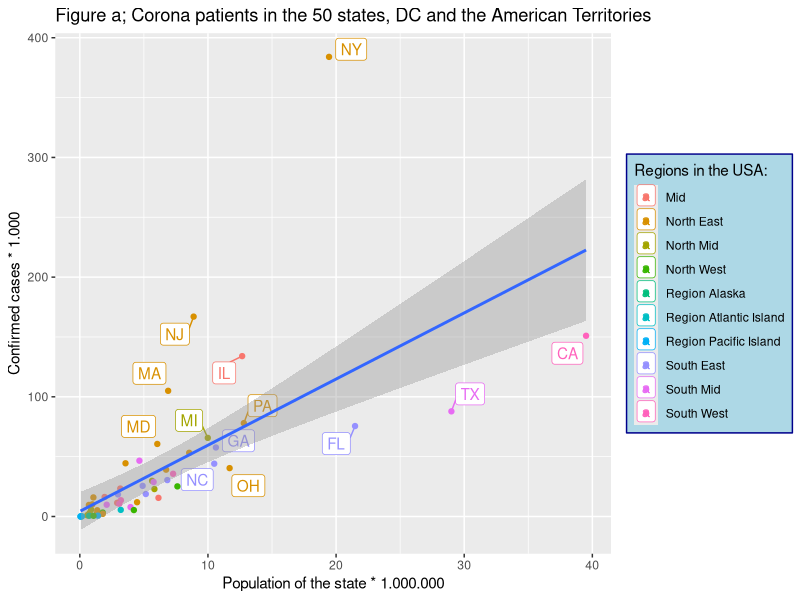
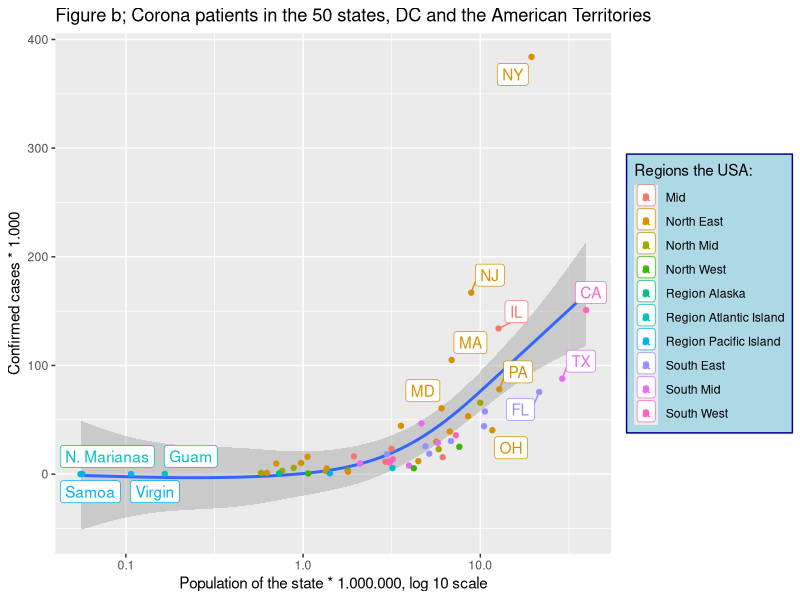
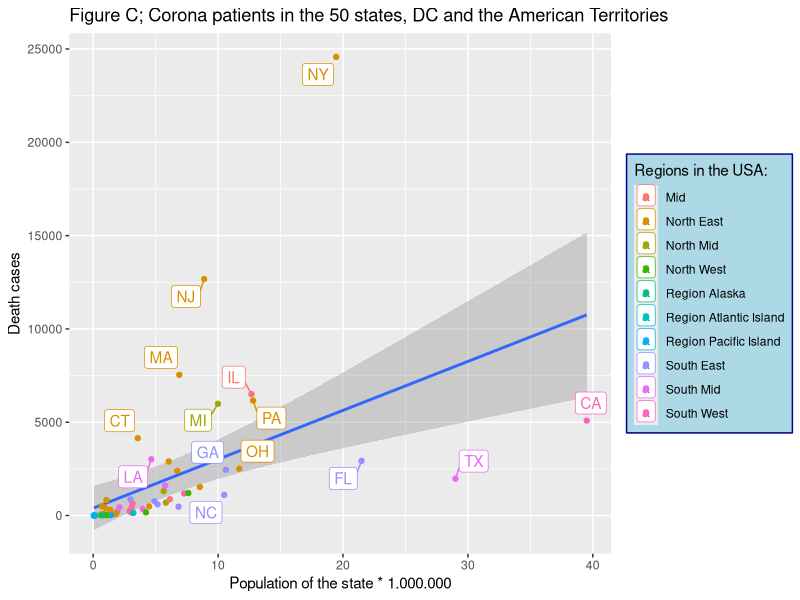
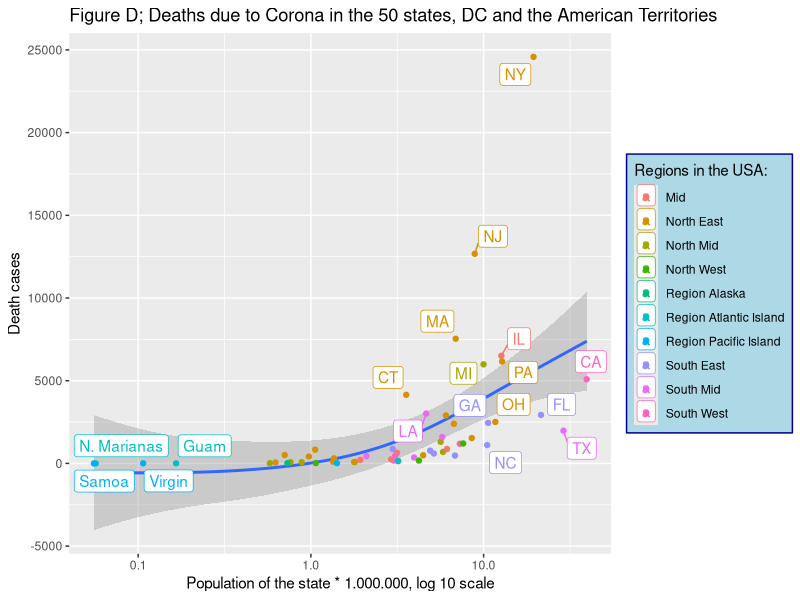
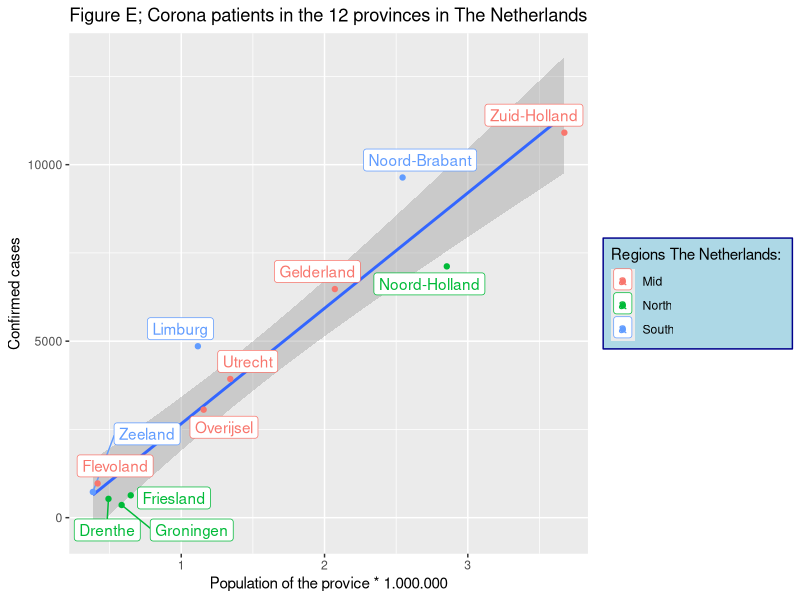
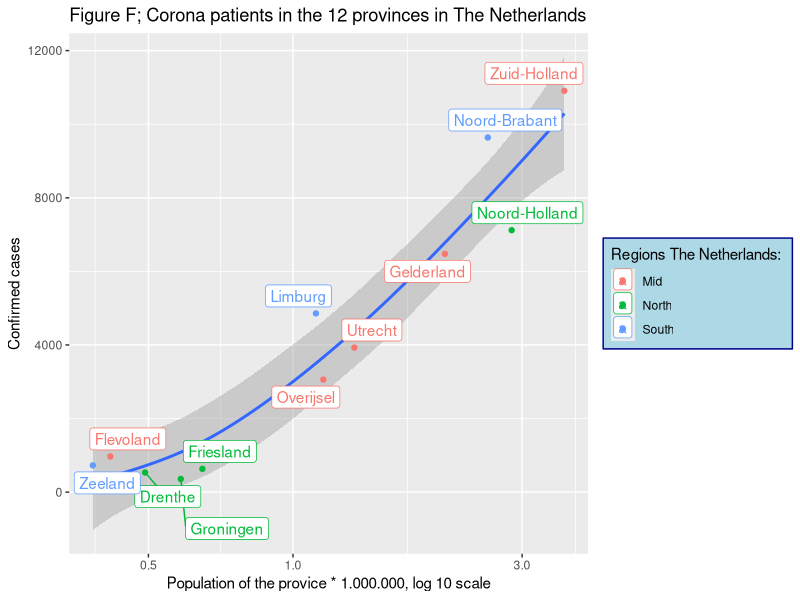
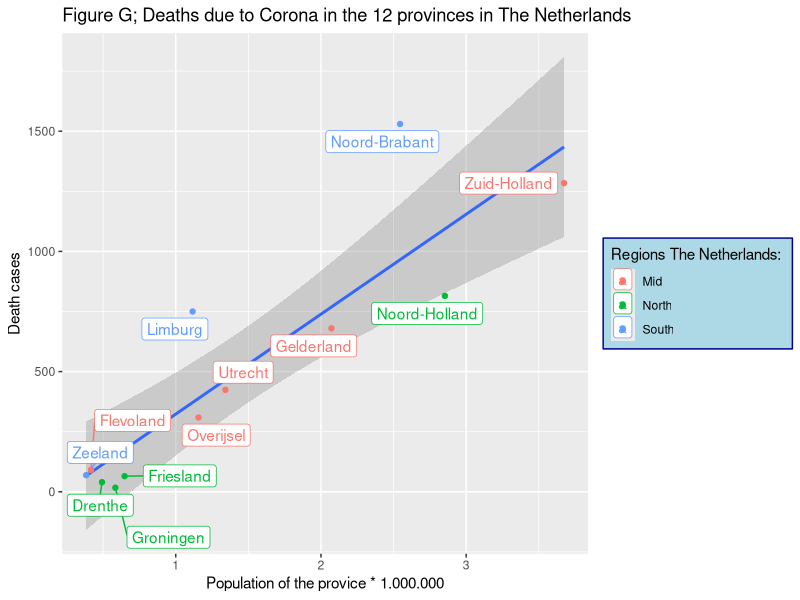
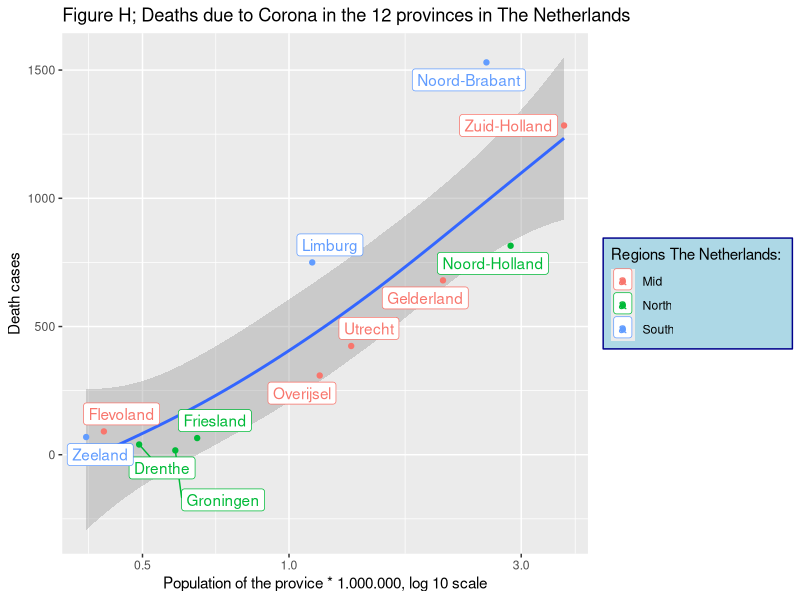

Write R code to recreate these figures, in order.
## ---- chunk 1
library(tidyverse)
library(knitr)
library(kableExtra)
library(ggrepel)
## ---- chunk 2
# For the descriptions about each vector and object, check the original file.

state_USA <- c("New York", "New Jersey", "California", "Illinois", "Massachusetts", "Texas", "Pennsylvania", "Florida", "Michigan", "Maryland", "Georgia", "Virginia", "Louisiana", "Connecticut", "North Carolina", "Ohio", "Indiana", "Arizona", "Tennessee", "Minnesota", "Colorado", "Alabama", "Washington", "Iowa", "Wisconsin", "South Carolina", "Missisipi", "Nebraska", "Rhode Island", "Missouri", "Utah", "Kentucky", "Arkansas", "Kansas", "Nevada", "Delaware", "New Mexico", "District of Columbia", "Oklahoma", "South Dakota", "Puerto Rico", "Oregon", "New Hampshire", "Idaho", "North Dakota", "Maine", "West Virginia", "Vermont", "Wyoming", "Hawaï", "Alaska", "Montana", "Guam", "US Virgin Islands", "Northern Mariana Islands", "American Samoa")

Alphabetic <- c(35, 33, 6, 16, 24, 48, 42, 11, 25, 23, 12, 52, 21, 8, 36, 39, 17, 4, 47, 26, 7, 1, 53, 18, 55, 45, 27, 30, 44, 28, 50, 20, 5, 19, 31, 9, 34, 10, 40, 46, 43, 41, 32, 15, 37, 22, 54, 51, 56, 14, 2, 29, 13, 49, 38, 3)

region_USA <- c("North East", "North East", "South West", "Mid", "North East", "South Mid", "North East", "South East", "North Mid", "North East", "South East", "North East", "South Mid", "North East", "South East", "North East", "North East", "South West", "South East", "North Mid", "South Mid", "South East", "North West", "Mid", "North Mid", "South East", "South East", "Mid", "North East", "Mid", "South West", "North East", "South Mid", "Mid", "South West", "North East", "South Mid", "North East", "South Mid", "North Mid", "Region Atlantic Island", "North West", "North East", "North West", "North Mid", "North East", "North East", "North East", "North Mid", "Region Pacific Island", "Region Alaska", "North West", "Region Atlantic Island", "Region Pacific Island", "Region Atlantic Island", "Region Pacific Island")
  
abbs_states_USA <- c("NY", "NJ", "CA", "IL", "MA", "TX", "PA", "FL", "MI", "MD", "GA", "VA", "LA", "CT", "NC", "OH", "IN", "AZ", "TN", "MN", "CO", "AL", "WA", "IA", "WI", "SC", "MS", "NE", "RI", "MO", "UT", "KY", "AR", "KS", "NV", "DE", "NM", "DC", "OK", "SD", "P. Rico", "OR", "NH", "ID", "ND", "ME", "WV", "VT", "WY", "HI", "AK", "MT", "Guam", "Virgin", "N. Marianas", "Samoa")

confirmed_cases_USA <- c(384000, 167000, 151000, 134000, 105000, 87854, 77999, 75568, 65672, 60613, 57681, 53211, 46619, 44461, 44119, 40424, 39146, 35691, 30432, 29795, 28822, 25615, 25171, 23350, 22932, 18795, 18483, 16315, 15947, 15585, 13577, 11945, 11547, 11419, 10678, 10173, 9845, 9654, 7848, 5742, 5536, 5377, 5209, 3353, 3016, 2721, 2233, 1119, 1027, 728, 625, 573, 185, 72, 30, 0)

recovered_cases_USA <- c(NA, NA, NA, NA, 84621, 58341, 56939, NA, 42041, NA, NA, NA, 33904, NA, 23653, NA, NA, NA, 19896, NA, NA, 13508, NA, 14265, 16837, 8682, 13356, 9229, NA, NA, 7935, 3379, 7351, NA, NA, 6062, 4160, 1143, 6391, 4755, NA, 2396, 3665, 2684, 2573, 2105, 1553, 907, 815, 629, 403, 489, 169, 64, 13, NA)
  
death_cases_USA <- c(24579, 12676, 5089, 6507, 7538, 1976, 6162, 2931, 5990, 2900, 2451, 1534, 3014, 4146, 1109, 2508, 2396, 1188, 475, 1305, 1595, 773, 1204, 644, 694, 600, 868, 212, 833, 872, 139, 493, 171, 245, 462, 414, 440, 506, 359, 74, 146, 173, 308, 87, 74, 100, 86, 55, 18, 17, 12, 18, 5, 6, 2, 0)


population_states_USA <- c(19450000, 8882000, 39510000, 12670000, 6893000, 29000000, 12800000, 21480000, 9987000, 6046000, 10620000, 8536000, 4649000, 3565000, 10490000, 11690000, 6732000, 7279000, 6829000, 5640000, 5759000, 4903000, 7615000, 3155000, 5822000, 5149000, 2976000, 1934000, 1059000, 6137000, 3206000, 4468000, 3018000, 2913000, 3080000, 973764, 2097000, 705749, 3957000, 884659, 3194000, 4218000, 1360000, 1787000, 762062, 1344000, 1792000, 623989, 578759, 1416000, 731545, 1069000, 165768, 106977, 56882, 55465)

population_USA <- sum(population_states_USA)
confirmed_cases_total_USA <- sum(confirmed_cases_USA)
death_cases_total_USA <- sum(death_cases_USA)
  
confirmed_rate_percent_states_USA <- confirmed_cases_total_USA / population_USA * 100
death_rate_percent_states_USA <- death_cases_total_USA / population_USA * 100
  
province_NL <- c("Groningen", "Friesland", "Drenthe", "Overijsel", "Flevoland", "Gelderland", "Utrecht", "Noord-Holland", "Zuid-Holland", "Zeeland", "Noord-Brabant", "Limburg")
  
region_NL <- c("North", "North", "North", "Mid", "Mid", "Mid", "Mid", "North", "Mid", "South", "South", "South")

population_provices_NL <-  c(583990, 647672, 492167, 1156431, 416546, 2071972, 1342158, 2853359, 3673893, 383032, 2544806, 1116137)

confirmed_cases_NL <- c(358, 632, 533, 3059, 969, 6476, 3929, 7119, 10907, 728, 9637, 4857)

hospital_cases_NL <- c(75, 131, 116, 549, 268, 1510, 880, 1642, 2172, 152, 2774, 1567)

death_cases_NL <- c(17, 65, 40, 309, 91, 680, 424, 815, 1284, 69, 1530, 750)

Countrie_vector <- c("NL", "NL", "NL", "NL", "NL", "NL", "NL", "NL", "NL", "NL", "NL", "NL", "USA", "USA", "USA", "USA", "USA", "USA", "USA", "USA", "USA", "USA", "USA", "USA", "USA", "USA", "USA", "USA", "USA", "USA", "USA", "USA", "USA", "USA", "USA", "USA", "USA", "USA", "USA", "USA", "USA", "USA", "USA", "USA", "USA", "USA", "USA", "USA", "USA", "USA", "USA", "USA", "USA", "USA", "USA", "USA", "USA", "USA", "USA", "USA", "USA", "USA", "USA", "USA", "USA", "USA", "USA", "USA")


day <- c("03 04 2020", "03 05 2020", "03 06 2020", "03 07 2020", "03 08 2020", "03 09 2020", "03 10 2020", "03 11 2020", "03 12 2020", "03 13 2020", "03 14 2020", "03 15 2020", "03 16 2020", "03 17 2020", "03 18 2020", "03 19 2020", "03 20 2020", "03 21 2020", "03 22 2020", "03 23 2020", "03 24 2020", "03 25 2020", "03 26 2020", "03 27 2020", "03 28 2020", "03 29 2020", "03 30 2020", "03 31 2020", "04 01 2020", "04 02 2020", "04 03 2020", "04 04 2020", "04 05 2020", "04 06 2020", "04 07 2020", "04 08 2020", "04 09 2020", "04 10 2020", "04 11 2020", "04 12 2020", "04 13 2020", "04 14 2020", "04 15 2020", "04 16 2020", "04 17 2020", "04 18 2020", "04 19 2020", "04 20 2020", "04 21 2020", "04 22 2020", "04 23 2020", "04 24 2020", "04 25 2020", "04 26 2020", "04 27 2020", "04 28 2020", "04 29 2020", "04 30 2020", "05 01 2020", "05 02 2020", "05 03 2020", "05 04 2020", "05 05 2020", "05 06 2020", "05 07 2020", "05 08 2020", "05 09 2020", "05 10 2020", "05 11 2020", "05 12 2020", "05 13 2020", "05 14 2020", "05 15 2020", "05 16 2020", "05 17 2020", "05 18 2020", "05 19 2020", "05 20 2020", "05 21 2020", "05 22 2020", "05 23 2020", "05 24 2020", "05 25 2020", "05 26 2020", "05 27 2020", "05 28 2020", "05 29 2020", "05 30 2020", "05 31 2020", "06 01 2020", "06 02 2020", "06 03 2020", "06 04 2020", "06 05 2020", "06 06 2020", "06 07 2020", "06 08 2020", "06 09 2020", "06 10 2020", "06 11 2020", "06 12 2020", "06 13 2020", "06 14 2020", "06 15 2020", "06 16 2020", "06 17 2020", "06 18 2020")


total_new_confirmed_cases_USA <- c(26, 64, 77, 101, 144, 148, 291, 269, 393, 565, 662, 676, 872, 1291, 2410, 3948, 5417, 6271, 8631, 10410, 9939, 12226, 17050, 19046, 20093, 19118, 20463, 25305, 26756, 28879, 32525, 33725, 25717, 29359, 30512, 32282, 34243, 33578, 31869, 28057, 24685, 25987, 29465, 32076, 30915, 28084, 26013, 25132, 25178, 29246, 31277, 35930, 34782, 26858, 22042, 24359, 25869, 29637, 32964, 30531, 25382, 21278, 22226, 24805, 27514, 27095, 27421, 20697, 17779, 21486, 20549, 26762, 25382, 24527, 19731, 21109, 19662, 22368, 25028, 22206, 22717, 20253, 18554, 16682, 18636, 23016, 23575, 21385, 21696, 16040, 20039, 22162, 21004, 23292, 20865, 18535, 16301, 17180, 20244, 17849, 24421, 25891, 21191, 18307, 23047, 23624, 27082)


total_new_death_cases_USA <- c(2, 0, 3, 5, 2, 5, 5, 6, 4, 8, 7, 6, 14, 21, 26, 52, 55, 68, 110, 111, 162, 225, 253, 433, 447, 392, 554, 821, 940, 1075, 1185, 1353, 1175, 1212, 1928, 1936, 1856, 2078, 1899, 1493, 1462, 2378, 2438, 2141, 2080, 1743, 1634, 1643, 2624, 2119, 1840, 2053, 1825, 1161, 1237, 2204, 2536, 2083, 1794, 1668, 1117, 877, 2435, 2701, 1971, 1695, 1555, 945, 840, 1591, 1715, 1858, 1524, 1231, 785, 792, 1425, 1528, 1286, 1262, 1089, 646, 504, 634, 1379, 1216, 1175, 979, 605, 478, 1039, 1004, 909, 849, 725, 448, 491, 926, 847, 826, 759, 654, 345, 384, 739, 742, 694)

total_new_confirmed_cases_NL <- c(0, 0, 46, 60, 76, 57, 61, 121, 111, 190, 155, 176, 278, 292, 346, 409, 534, 637, 573, 545, 811, 852, 1019, 1172, 1159, 1104, 884, 845, 1091, 1083, 1026, 904, 1224, 952, 777, 969, 1213, 1335, 1316, 1174, 964, 868, 734, 1061, 1235, 1140, 1066, 750, 729, 708, 887, 806, 655, 655, 400, 171, 386, 514, 475, 445, 335, 199, 317, 232, 455, 319, 289, 245, 161, 196, 227, 270, 200, 189, 125, 146, 108, 198, 253, 188, 176, 172, 209, 133, 190, 182, 176, 131, 185, 103, 102, 86, 209, 210, 183, 239, 165, 164, 184, 164, 210, 179, 143, 165, 139, 117, 115)

total_new_death_cases_NL <- c(0, 0, 1, 0, 2, 1, 0, 1, 0, 5, 2, 8, 4, 19, 15, 18, 30, 30, 43, 34, 63, 80, 78, 112, 93, 132, 93, 175, 134, 166, 148, 164, 115, 101, 234, 147, 148, 115, 132, 94, 86, 122, 189, 181, 144, 142, 83, 67, 165, 138, 123, 112, 120, 66, 43, 48, 145, 84, 98, 94, 69, 26, 86, 36, 84, 71, 63, 18, 16, 54, 52, 28, 53, 27, 10, 14, 21, 33, 27, 13, 23, 11, 8, 26, 15, 32, 28, 20, 5, 6, 5, 10, 13, 15, 6, 2, 3, 15, 11, 2, 9, 4, 2, 6, 5, 4, 4) 

vector_a <- confirmed_cases_NL
vector_b <- population_provices_NL
vector_c <- death_cases_NL 
vector_d <- confirmed_cases_USA
vector_e <- population_states_USA
vector_f <- death_cases_USA

conf_rate_vector_nl <- c(vector_a/vector_b)
death_rate_vector_nl <- c(vector_c/vector_b)
conf_rate_vector_usa <- c(vector_d/vector_e)
death_rate_vector_usa <- c(vector_f/vector_e)
conf_rate_vector <- c(conf_rate_vector_nl, conf_rate_vector_usa)
death_rate_vector <- c(death_rate_vector_nl, death_rate_vector_usa)
Countrie <- c("NL", "NL", "NL", "NL", "NL", "NL", "NL", "NL", "NL", "NL", "NL", "NL", "USA", "USA", "USA", "USA", "USA", "USA", "USA", "USA", "USA", "USA", "USA", "USA", "USA", "USA", "USA", "USA", "USA", "USA", "USA", "USA", "USA", "USA", "USA", "USA", "USA", "USA", "USA", "USA", "USA", "USA", "USA", "USA", "USA", "USA", "USA", "USA", "USA", "USA", "USA", "USA", "USA", "USA", "USA", "USA", "USA", "USA", "USA", "USA", "USA", "USA", "USA", "USA", "USA", "USA", "USA", "USA")
dataset_distribution_conf_conf <- data.frame(c("The Netherlands", "The Netherlands", "The Netherlands", "The Netherlands", "The Netherlands", "The Netherlands", "The Netherlands", "The Netherlands", "The Netherlands", "The Netherlands", "The Netherlands", "The Netherlands", "The United States of America and its Territories", "The United States of America and its Territories", "The United States of America and its Territories", "The United States of America and its Territories", "The United States of America and its Territories", "The United States of America and its Territories", "The United States of America and its Territories", "The United States of America and its Territories", "The United States of America and its Territories", "The United States of America and its Territories", "The United States of America and its Territories", "The United States of America and its Territories", "The United States of America and its Territories", "The United States of America and its Territories", "The United States of America and its Territories", "The United States of America and its Territories", "The United States of America and its Territories", "The United States of America and its Territories", "The United States of America and its Territories", "The United States of America and its Territories", "The United States of America and its Territories", "The United States of America and its Territories", "The United States of America and its Territories", "The United States of America and its Territories", "The United States of America and its Territories", "The United States of America and its Territories", "The United States of America and its Territories", "The United States of America and its Territories", "The United States of America and its Territories", "The United States of America and its Territories", "The United States of America and its Territories", "The United States of America and its Territories", "The United States of America and its Territories", "The United States of America and its Territories", "The United States of America and its Territories", "The United States of America and its Territories", "The United States of America and its Territories", "The United States of America and its Territories", "The United States of America and its Territories", "The United States of America and its Territories", "The United States of America and its Territories", "The United States of America and its Territories", "The United States of America and its Territories", "The United States of America and its Territories", "The United States of America and its Territories", "The United States of America and its Territories", "The United States of America and its Territories", "The United States of America and its Territories", "The United States of America and its Territories", "The United States of America and its Territories", "The United States of America and its Territories", "The United States of America and its Territories", "The United States of America and its Territories", "The United States of America and its Territories", "The United States of America and its Territories", "The United States of America and its Territories"), c(vector_a/vector_b, vector_d/vector_e), c(vector_c/vector_b, vector_f/vector_e))

dataset_distribution_conf_conf_nl <- data.frame(c("The Netherlands", "The Netherlands", "The Netherlands", "The Netherlands", "The Netherlands", "The Netherlands", "The Netherlands", "The Netherlands", "The Netherlands", "The Netherlands", "The Netherlands", "The Netherlands"), c(vector_a/vector_b), c(vector_c/vector_b))

dataset_distribution_conf_conf_usa <- data.frame(c("The United States of America and its Territories", "The United States of America and its Territories", "The United States of America and its Territories", "The United States of America and its Territories", "The United States of America and its Territories", "The United States of America and its Territories", "The United States of America and its Territories", "The United States of America and its Territories", "The United States of America and its Territories", "The United States of America and its Territories", "The United States of America and its Territories", "The United States of America and its Territories", "The United States of America and its Territories", "The United States of America and its Territories", "The United States of America and its Territories", "The United States of America and its Territories", "The United States of America and its Territories", "The United States of America and its Territories", "The United States of America and its Territories", "The United States of America and its Territories", "The United States of America and its Territories", "The United States of America and its Territories", "The United States of America and its Territories", "The United States of America and its Territories", "The United States of America and its Territories", "The United States of America and its Territories", "The United States of America and its Territories", "The United States of America and its Territories", "The United States of America and its Territories", "The United States of America and its Territories", "The United States of America and its Territories", "The United States of America and its Territories", "The United States of America and its Territories", "The United States of America and its Territories", "The United States of America and its Territories", "The United States of America and its Territories", "The United States of America and its Territories", "The United States of America and its Territories", "The United States of America and its Territories", "The United States of America and its Territories", "The United States of America and its Territories", "The United States of America and its Territories", "The United States of America and its Territories", "The United States of America and its Territories", "The United States of America and its Territories", "The United States of America and its Territories", "The United States of America and its Territories", "The United States of America and its Territories", "The United States of America and its Territories", "The United States of America and its Territories", "The United States of America and its Territories", "The United States of America and its Territories", "The United States of America and its Territories", "The United States of America and its Territories", "The United States of America and its Territories", "The United States of America and its Territories"), c(vector_d/vector_e), c(vector_f/vector_e))


total_confirmed_cases_cum_USA <- c(cumsum(total_new_confirmed_cases_USA))
total_death_cases_cum_USA <- c(cumsum(total_new_death_cases_USA))
total_confirmed_cases_cum_NL <- cumsum(total_new_confirmed_cases_NL)
total_death_cases_cum_NL <- cumsum(total_new_death_cases_NL)

corona_usa_total_state <- data.frame(Alphabetic, state_USA, region_USA, abbs_states_USA, confirmed_cases_USA, recovered_cases_USA, death_cases_USA, population_USA, confirmed_rate_percent_states_USA, death_rate_percent_states_USA)
  

corona_nl_total_province <- data.frame(province_NL, region_NL, population_provices_NL , confirmed_cases_NL, hospital_cases_NL, death_cases_NL)

corona_usa_day_to_day <- data.frame(day, total_new_confirmed_cases_USA, total_confirmed_cases_cum_USA, total_new_death_cases_USA, total_death_cases_cum_USA)

corona_usa_day_to_day <- data.frame(day, total_new_confirmed_cases_NL, total_new_death_cases_NL, total_death_cases_cum_NL)
## ---- chunk 3
tab <- corona_usa_total_state[order(Alphabetic),] %>% select (State = state_USA, Region = region_USA, Abbreviation = abbs_states_USA)
kable(cbind(tab)) %>% kable_styling() %>% scroll_box(width = "100%", height = "200px")
## ---- chunk 4
corona_usa_total_state %>% ggplot(aes(population_states_USA/10^6, confirmed_cases_USA/10^3, label = abbs_states_USA)) + geom_label_repel(aes(color = region_USA)) + geom_point(aes(color = region_USA)) + geom_smooth(method = "lm") + ggtitle("Figure a; Corona patients in the 50 states, DC and the American Territories") + ylab("Confirmed cases * 1.000") + xlab("Population of the state * 1.000.000")  + theme(legend.position = "right", legend.background = element_rect(fill="lightblue", size=0.5, linetype = "solid", color = "darkblue")) + labs(color = "Regions in the USA: ")
## ---- chunk 5
corona_usa_total_state %>% ggplot(aes(population_states_USA/10^6, confirmed_cases_USA/10^3, label = abbs_states_USA)) + geom_smooth(method = "gam") + geom_label_repel(aes(color = region_USA)) + geom_point(aes( color = region_USA)) + ggtitle("Figure b; Corona patients in the 50 states, DC and the American Territories") + ylab("Confirmed cases * 1.000") + xlab("Population of the state * 1.000.000, log 10 scale") + scale_x_continuous(trans = "log10") + theme(legend.position = "right", legend.background = element_rect(fill="lightblue", size=0.5, linetype = "solid", color = "darkblue")) + labs(color = "Regions the USA: ")
## ---- chunk 6
corona_usa_total_state %>% ggplot(aes(population_states_USA/10^6, death_cases_USA, label = abbs_states_USA)) +  geom_smooth(method = "lm")+ geom_label_repel(aes(color = region_USA)) + geom_point(aes(color = region_USA)) + ggtitle("Figure C; Corona patients in the 50 states, DC and the American Territories") + ylab("Death cases") + xlab("Population of the state * 1.000.000")  + theme(legend.position = "right", legend.background = element_rect(fill="lightblue", size=0.5, linetype = "solid", color = "darkblue")) + labs(color = "Regions in the USA: ")
## ---- chunk 7
corona_usa_total_state %>% ggplot(aes(population_states_USA/10^6, death_cases_USA, label = abbs_states_USA)) + geom_smooth(method = "gam") +  geom_label_repel(aes(color = region_USA)) + geom_point(aes(color = region_USA)) + ggtitle("Figure D; Deaths due to Corona in the 50 states, DC and the American Territories") + ylab("Death cases") + xlab("Population of the state * 1.000.000, log 10 scale") + scale_x_continuous(trans = "log10") + theme(legend.position = "right", legend.background = element_rect(fill="lightblue", size=0.5, linetype = "solid", color = "darkblue")) + labs(color = "Regions in the USA: ")
## ---- chunk 8
corona_nl_total_province %>% ggplot(aes(population_provices_NL/10^6, confirmed_cases_NL, label = province_NL)) + geom_smooth(method = "lm") + geom_label_repel(aes(color = region_NL)) + geom_point(aes(color = region_NL)) + theme(legend.position = "right", legend.background = element_rect(fill="lightblue", size=0.5, linetype = "solid", color = "darkblue")) + labs(color = "Regions The Netherlands: ") + ylab("Confirmed cases") + xlab("Population of the provice * 1.000.000") + ggtitle("Figure E; Corona patients in the 12 provinces in The Netherlands")
## ---- chunk 9
corona_nl_total_province %>% ggplot(aes(population_provices_NL/10^6, confirmed_cases_NL, label = province_NL)) + geom_smooth(method = "gam") + geom_label_repel(aes(color = region_NL)) + geom_point(aes(color = region_NL)) + theme(legend.position = "right", legend.background = element_rect(fill="lightblue", size=0.5, linetype = "solid", color = "darkblue")) + labs(color = "Regions The Netherlands: ") + ylab("Confirmed cases") + xlab("Population of the provice * 1.000.000, log 10 scale") + ggtitle("Figure F; Corona patients in the 12 provinces in The Netherlands") + scale_x_log10()
## ---- chunk 10
corona_nl_total_province %>% ggplot(aes(population_provices_NL/10^6, death_cases_NL, label = province_NL)) + geom_smooth(method = "lm") + geom_label_repel(aes(color = region_NL)) + geom_point(aes(color = region_NL)) + theme(legend.position = "right", legend.background = element_rect(fill="lightblue", size=0.5, linetype = "solid", color = "darkblue")) + labs(color = "Regions The Netherlands: ") + ylab("Death cases") + xlab("Population of the provice * 1.000.000") + ggtitle("Figure G; Deaths due to Corona in the 12 provinces in The Netherlands")
## ---- chunk 11
corona_nl_total_province %>% ggplot(aes(population_provices_NL/10^6, death_cases_NL, label = province_NL)) + geom_smooth(method = "gam") + geom_label_repel(aes(color = region_NL)) + geom_point(aes(color = region_NL)) + theme(legend.position = "right", legend.background = element_rect(fill="lightblue", size=0.5, linetype = "solid", color = "darkblue")) + labs(color = "Regions The Netherlands: ") + ylab("Death cases") + xlab("Population of the provice * 1.000.000, log 10 scale") + ggtitle("Figure H; Deaths due to Corona in the 12 provinces in The Netherlands") + scale_x_log10()
## ---- chunk 12
corona_nl_total_province %>% ggplot(aes(population_provices_NL/10^6, hospital_cases_NL, label = province_NL)) + geom_smooth(method = "lm") + geom_label_repel(aes(color = region_NL)) + geom_point(aes(color = region_NL)) + theme(legend.position = "right", legend.background = element_rect(fill="lightblue", size=0.5, linetype = "solid", color = "darkblue")) + labs(color = "Regions The Netherlands: ") + ylab("Hospital cases") + xlab("Population of the provice * 1.000.000") + ggtitle("Figure I; Hospital cases (IC's) in the 12 provinces in The Netherlands")
## ---- chunk 13
corona_nl_total_province %>% ggplot(aes(population_provices_NL/10^6, hospital_cases_NL, label = province_NL)) + geom_smooth(method = "gam") + geom_label_repel(aes(color = region_NL)) + geom_point(aes(color = region_NL)) + theme(legend.position = "right", legend.background = element_rect(fill="lightblue", size=0.5, linetype = "solid", color = "darkblue")) + labs(color = "Regions The Netherlands: ") + ylab("Hospital cases") + xlab("Population of the provice * 1.000.000, log 10 scale") + ggtitle("Figure J; Hospital cases (IC's) in the 12 provinces in The Netherlands") + scale_x_log10()
## ---- chunk 14
dataset_distribution_conf_conf %>% ggplot(aes(c.vector_a.vector_b..vector_d.vector_e., fill = c..The.Netherlands....The.Netherlands....The.Netherlands....The.Netherlands...)) + geom_density(alpha = 0.6) + theme_replace() + xlab("Confirmed cases rate") + ylab("Density cases") +  ggtitle("Confirmed cases rate distribution for the states and provinces in the USA and NL") + theme(legend.title = element_blank(), legend.position = c(0.75, 0.86), legend.background = element_rect(fill = "white", size = 0.5, linetype = "solid", color = "black")) + geom_vline(xintercept = 0) + geom_hline(yintercept = 0) + geom_vline(aes(xintercept = mean(dataset_distribution_conf_conf_nl$c.vector_a.vector_b.)), color = "red") + geom_vline(aes(xintercept = mean(dataset_distribution_conf_conf_usa$c.vector_d.vector_e.)), color = "blue")

dataset_distribution_conf_conf %>% ggplot(aes(c.vector_c.vector_b..vector_f.vector_e., fill = c..The.Netherlands....The.Netherlands....The.Netherlands....The.Netherlands...)) + geom_density(alpha = 0.6) + theme_replace() + xlab("Confirmed cases rate") + ylab("Density cases") +  ggtitle("Death cases rate distribution for the states and provinces in the USA and NL") + theme(legend.title = element_blank(), legend.position = c(0.75, 0.86), legend.background = element_rect(fill = "white", size = 0.5, linetype = "solid", color = "black")) + geom_vline(xintercept = 0) + geom_hline(yintercept = 0) + geom_vline(aes(xintercept = mean(dataset_distribution_conf_conf_nl$c.vector_c.vector_b.)), color = "red") + geom_vline(aes(xintercept = mean(dataset_distribution_conf_conf_usa$c.vector_f.vector_e.)), color = "blue")
